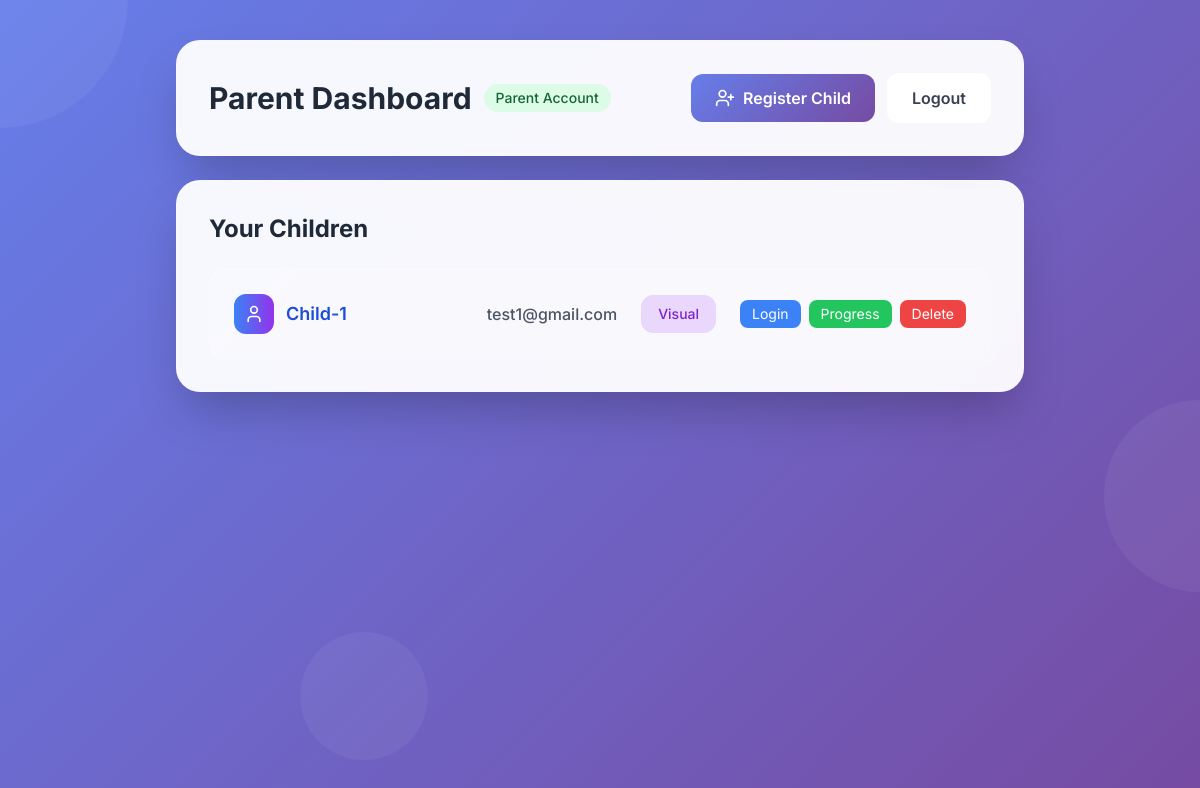
/dashboard/parent/ (signed in), run on an earlier commit of the app's database.
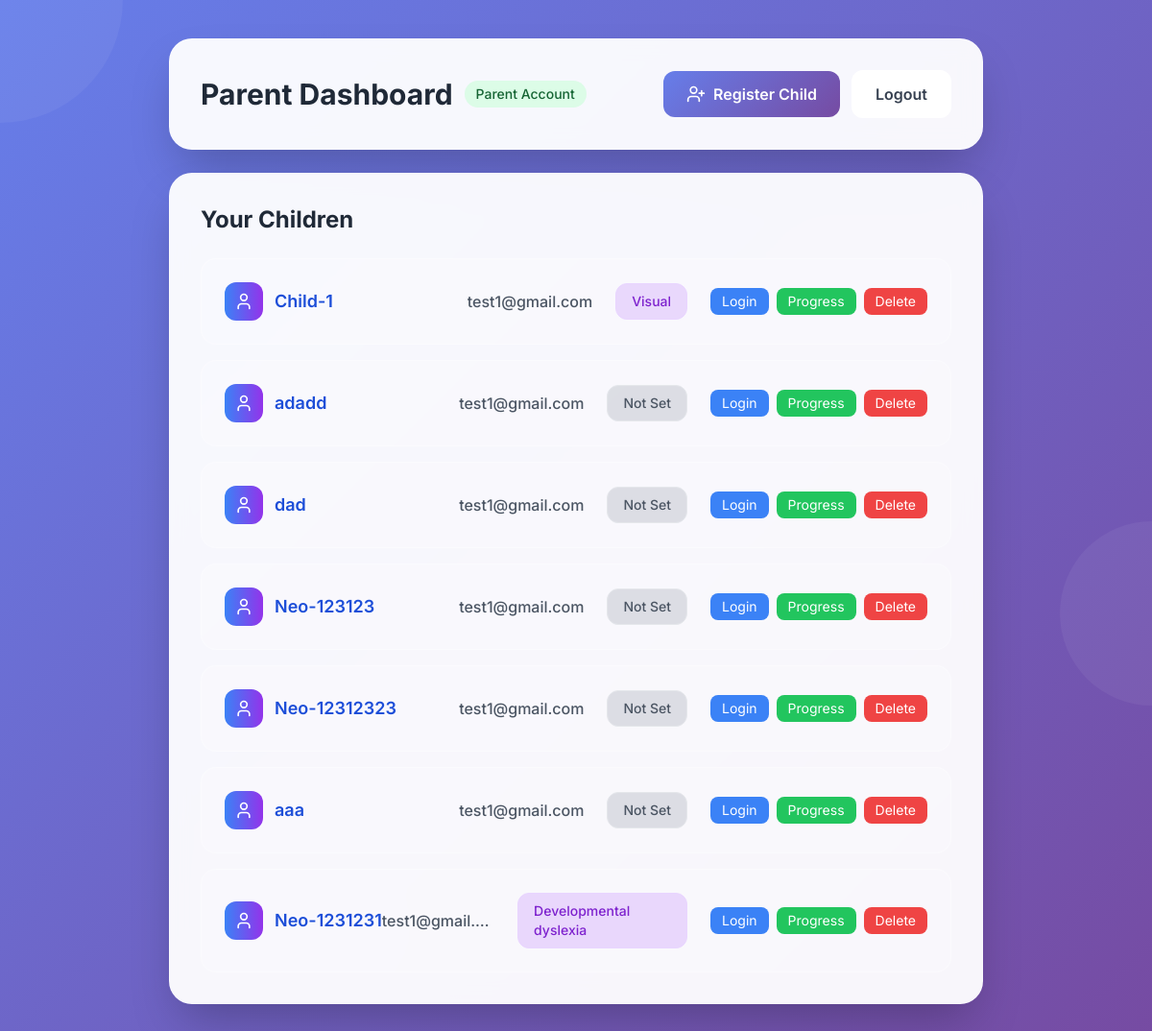
And on a later commit of the database.
### accounts/models.py (models this page shows, shortened)
class ChildProfile(models.Model):
    child = models.OneToOneField(
        settings.AUTH_USER_MODEL,
        on_delete=models.CASCADE,
        related_name="profile"
    )
    parent = models.ForeignKey(
        settings.AUTH_USER_MODEL,
        on_delete=models.CASCADE,
        related_name="children_profiles",
        null=True, blank=True  # ✅ Independent users don’t need a parent
    )
    dyslexia_type = models.CharField(
        max_length=50,
        choices=DYSLEXIA_CHOICES,
        null=True, blank=True   # ✅ allow empty until chosen
    )

class CustomUser(AbstractUser):
    ROLE_CHOICES = (
        ("PARENT", "Parent"),
        ("CHILD", "Child"),
        ("INDEPENDENT", "Independent"),
    )
    role = models.CharField(max_length=20, choices=ROLE_CHOICES, default="CHILD")

### accounts/views.py (the view)
# urls.py: path("dashboard/parent/", views.parent_dashboard, name="parent_dashboard"),
@login_required
@user_passes_test(is_parent, login_url='/access-denied/')
def parent_dashboard(request):
    if request.user.role != "PARENT":
        return HttpResponseForbidden("Only parents can access this page.")
    children_profiles = ChildProfile.objects.filter(parent=request.user)
    return render(request, "accounts/parent_dashboard.html", {"children": children_profiles})

### accounts/views.py (called while the page is built)
def is_parent(user):
    return user.is_authenticated and user.role == 'PARENT'

### templates/accounts/parent_dashboard.html (shortened to what this page needs)
{% extends "base.html" %}
{% block content %}
<div class="max-w-4xl mx-auto p-4 sm:p-6" x-data="parentDashboard()">
  {% if request.user.is_authenticated and request.user.role == 'PARENT' %}
  <div class="glass-effect shadow-2xl rounded-3xl p-4 sm:p-6 md:p-8 mb-4 sm:mb-6 animate-fadeIn">
    <div class="flex flex-col sm:flex-row sm:items-center sm:justify-between space-y-4 sm:space-y-0">
      <div class="flex items-center space-x-3">
        <h1 class="text-xl sm:text-2xl md:text-3xl font-bold text-gray-800">Parent Dashboard</h1>
        <span class="px-3 py-1 bg-green-100 text-green-800 text-sm font-medium rounded-full">Parent Account</span>
      </div>
      <div class="flex flex-col sm:flex-row sm:items-center sm:space-x-3 space-y-3 sm:space-y-0 w-full sm:w-auto">
        <a href="{% url 'child_register' %}"
           class="btn-primary w-full sm:w-auto px-4 sm:px-6 py-2 sm:py-3 rounded-xl text-white font-semibold flex items-center justify-center space-x-2">
          <i data-lucide="user-plus" class="w-4 h-4 sm:w-5 sm:h-5"></i>
          <span class="text-sm sm:text-base">Register Child</span>
        </a>
        <form method="post" action="{% url 'logout' %}" class="w-full sm:w-auto">
          <button type="submit"
                  class="w-full sm:w-auto glass-effect px-4 sm:px-6 py-2 sm:py-3 rounded-xl text-gray-700 text-sm sm:text-base font-semibold hover:bg-white hover:bg-opacity-50 transition-all">
            Logout
          </button>
        </form>
      </div>
    </div>
  </div>
  <div class="glass-effect shadow-2xl rounded-3xl p-4 sm:p-6 md:p-8 animate-fadeIn" style="animation-delay: 0.2s;">
    <h2 class="text-lg sm:text-xl md:text-2xl font-bold text-gray-800 mb-4 sm:mb-6">Your Children</h2>
    <ul class="space-y-3 sm:space-y-4">
      {% for profile in children %}
      <li class="p-3 sm:p-4 md:p-6 rounded-2xl border border-white border-opacity-30 bg-white bg-opacity-20 flex flex-col sm:flex-row sm:items-center sm:justify-between space-y-3 sm:space-y-0 card-hover">
        <a href="{% url 'child_dashboard' profile.child.id %}"
           class="font-semibold text-blue-700 hover:text-blue-800 text-base sm:text-lg flex items-center space-x-2 sm:space-x-3">
          <div class="w-8 h-8 sm:w-10 sm:h-10 bg-gradient-to-r from-blue-500 to-purple-600 rounded-xl flex items-center justify-center">
            <i data-lucide="user" class="w-4 h-4 sm:w-5 sm:h-5 text-white"></i>
          </div>
          <span class="truncate max-w-[120px] sm:max-w-none">{{ profile.child.username }}</span>
        </a>
        <div class="flex flex-col sm:flex-row sm:items-center sm:space-x-4 md:space-x-6 space-y-2 sm:space-y-0">
          <span class="text-gray-600 font-medium text-xs sm:text-sm md:text-base truncate max-w-[150px] sm:max-w-none">{{ profile.child.email }}</span>
          {% if profile.dyslexia_type %}
          <span class="px-2 py-1 sm:px-3 sm:py-1 md:px-4 md:py-2 text-xs sm:text-sm rounded-xl bg-purple-500 bg-opacity-20 text-purple-700 font-medium border border-purple-200">
            {{ profile.dyslexia_type }}
          </span>
          {% else %}
          <span class="px-2 py-1 sm:px-3 sm:py-1 md:px-4 md:py-2 text-xs sm:text-sm rounded-xl bg-gray-500 bg-opacity-20 text-gray-600 font-medium border border-gray-200">
            Not Set
          </span>
          {% endif %}
          <div class="flex space-x-2 self-end sm:self-auto mt-2 sm:mt-0">
            <button @click="openLogin({{ profile.child.id }}, '{{ profile.child.username|escapejs }}')"
                    class="px-2 py-1 sm:px-3 sm:py-1 text-xs sm:text-sm bg-blue-500 text-white rounded-lg hover:bg-blue-600">
              Login
            </button>
            <button @click="openProgress({{ profile.child.id }}, '{{ profile.child.username|escapejs }}', '{{ profile.child.email|escapejs }}', '{{ profile.dyslexia_type|default:"Not Set"|escapejs }}')"
                    class="px-2 py-1 sm:px-3 sm:py-1 text-xs sm:text-sm bg-green-500 text-white rounded-lg hover:bg-green-600">
              Progress
            </button>
            <button @click="openDelete({{ profile.child.id }}, '{{ profile.child.username|escapejs }}')"
                    class="px-2 py-1 sm:px-3 sm:py-1 text-xs sm:text-sm bg-red-500 text-white rounded-lg hover:bg-red-600">
              Delete
            </button>
          </div>
        </div>
      </li>
      {% endfor %}
    </ul>
  </div>
  {% endif %}
</div>
{% endblock %}

### templates/base.html (shortened to what this page needs)
<!doctype html>
<html lang="en">
<head>
  <script src="https://cdn.tailwindcss.com"></script>
</head>
<body class="min-h-screen gradient-bg p-4">
  <div class="absolute inset-0 overflow-hidden">
    <div class="absolute w-64 h-64 bg-white opacity-5 rounded-full -top-32 -left-32 animate-pulse"></div>
    <div class="absolute w-48 h-48 bg-white opacity-5 rounded-full top-1/2 -right-24 animate-pulse" style="animation-delay: 1s;"></div>
    <div class="absolute w-32 h-32 bg-white opacity-5 rounded-full bottom-10 left-1/4 animate-pulse" style="animation-delay: 2s;"></div>
  </div>
  <div class="relative z-10 w-full max-w-6xl mx-auto">
    {% block content %}{% endblock %}
  </div>
</body>
</html>

### templates/base.html (style rules this page uses)
body { font-family: 'Inter', sans-serif; }
.gradient-bg { background: linear-gradient(135deg, #667eea 0%, #764ba2 100%); }
.glass-effect { background: rgba(255, 255, 255, 0.95); backdrop-filter: blur(10px); border: 1px solid rgba(255, 255, 255, 0.2); }
.btn-primary { background: linear-gradient(135deg, #667eea 0%, #764ba2 100%); transition: all 0.3s ease; transform: translateY(0); }
.animate-fadeIn { animation: fadeIn 0.6s ease-out; }

What changed in the data, as far as the page shows it:
added ChildProfile: child.username "adadd", child.email "test1@gmail.com", shows "Not Set"
added ChildProfile: child.username "dad", child.email "test1@gmail.com", shows "Not Set"
added ChildProfile: child.username "Neo-123123", child.email "test1@gmail.com", shows "Not Set"
added ChildProfile: child.username "Neo-12312323", child.email "test1@gmail.com", shows "Not Set"
added ChildProfile: child.username "aaa", child.email "test1@gmail.com", shows "Not Set"
added ChildProfile: child.username "Neo-1231231", child.email "test1@gmail.…", dyslexia_type "Developmental dyslexia"
